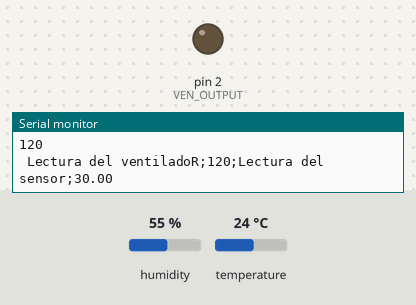
Bench run of a sketch on a simulated Arduino Uno, built with avr-gcc and run on an emulated ATmega328P. Shown: output pins drawn as LEDs (lit = HIGH), the last lines printed to the serial monitor. The inputs (shaded band) are chosen by the test bench; at power-on: temperature 24 °C, humidity 55 %.

Above: at 2.9 s.
3.0 s: temperature set to 27 °C
5.9 s: temperature set to 30 °C
At 7.5 s:
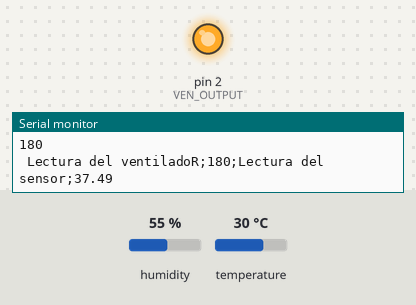
8.8 s: temperature set to 12 °C
At 11.9 s:
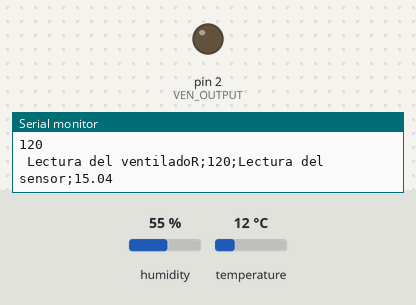
12.2 s: temperature set to 28 °C
At 14.5 s:
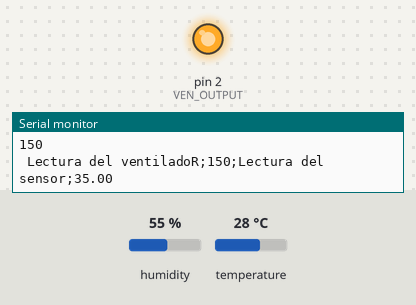
Timing chart, 0 to 16.0 s (numbered marks = the images above; inputs shaded):
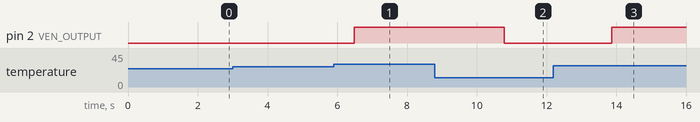

The sketch:

Arquitectura_SW_Dinamico.ino
```cpp
////////////// LIBRERIAS
#include <DHT.h>
#include <PID_v1.h>

/////////////// DEFINE EL SENSOR DE TEMPERATURA
#define DHTTYPE DHT11
#define DHTPIN 5
DHT dht(DHTPIN, DHTTYPE);

//////////// DEFINE LOS PINES DE SALIDA (ACTUADORES)
#define VEN_OUTPUT 2
#define LUZ_OUTPUT 3

///// CONSTANTES PID
double kp = 0.49412;
double ki = -0.00001;
double kd = 0;

////////// TIEMPO
unsigned long tiempoActual=0, tiempoPrevio=0;
double tiempoTranscurrido=0;

/////////// ERROR
double error=0;  ///// proporcional
double errorPrevio=0;
double errorAcu=0, cambError=0;  ////// integral y derivativo

/////// VARIABLES CONTROLAR
double entradaTemperatura=35, valorTemperatura=0;
double salidaPWM=0;
int salidaPWMLuz=0;
int salidaPWMVen=0;

////// ERROR SENSOR
int errorSensor=0;

/////////// escritura de archivo
const unsigned int NUMREADS = 12;
String readBuffer = "";
unsigned int readings[NUMREADS] = {0};
unsigned int readIndex = 0;

//PID myPID(&valorTemperatura, &salidaPWM, &entradaTemperatura, kp, ki, kd, DIRECT);

void setup() {
  //myPID.SetMode(AUTOMATIC);
  error=0;
  errorPrevio=0;
  errorAcu=0;
  cambError=0;  ////// integral y derivativo

/////// VARIABLES CONTROLAR
  valorTemperatura=0;
 salidaPWM=0;
 salidaPWMLuz=0;
 salidaPWMVen=0;
 errorSensor=0;
  Serial.begin(115600);
  dht.begin();
}

void loop() {
  leerTemperatura();
  calcularPID();
  delay(300);
}

/*
 * Se encarga de realizar la lectura de la temperatura
 */
void leerTemperatura(){
  int i = 0;
  while(i<5){
    valorTemperatura = valorTemperatura + dht.readTemperature();
    i++;
  }
  valorTemperatura = valorTemperatura/5;
}


/*
 * Calculo PID
 */
void calcularPID(){
  tiempoActual= millis();
  tiempoTranscurrido = tiempoActual - tiempoPrevio;
  tiempoPrevio = tiempoActual;

  error= entradaTemperatura - valorTemperatura;
  errorAcu += error*tiempoTranscurrido;
  cambError=  (error - errorPrevio)/tiempoTranscurrido;

  salidaPWM = kp*error + ki*errorAcu + kd*cambError;
  Serial.println("Este es el PWM solito");
  Serial.println(salidaPWM);
  salidaPWM = salidaPWM*-1;

  //////////// Valida la energia del Bombillo
  if(salidaPWM <= 0.5){
    ///// va el codigo de regular la energia
    salidaPWMLuz = salidaPWM;
    salidaPWMVen = 120;
    controlarVentilador(salidaPWMVen);
    Serial.println("Este es salida PWM por luz ");
     Serial.println(salidaPWMVen);

  }else{
    salidaPWMVen= salidaPWM;
    int y = map(salidaPWMVen,1,8,180,255);
    salidaPWMVen=mapeo(y);
    Serial.println("Este es salida PWM");
     Serial.println(salidaPWMVen);
    controlarVentilador(salidaPWMVen);
  }

  /*
  Serial.println("Este es salida PWM");
  Serial.println(salidaPWMVen);
  int y = map(salidaPWMVen,1,5,180,255);
  salidaPWMVen=mapeo(y);

  Serial.println("Este es Y");
  Serial.println(y);
  Serial.println("Este es salida PWM 2");
  Serial.println(salidaPWMVen);
  //salidaPWM= y;

  */
//  controlarVentilador();
  Serial.print(" Lectura del ventiladoR;");
  Serial.print(salidaPWMVen);
  Serial.print(";Lectura del sensor;");
  Serial.print(valorTemperatura);
  Serial.println("");

  errorPrevio = error;
}

/*
 * Funcion que se encarga de prender el ventilador
 */
void controlarVentilador(int salida){
  /*
  if(salidaPWM < 20){
    salidaPWM=0;
  }
  if(salidaPWM >255){
    salidaPWM=255;
  }*/
  analogWrite(VEN_OUTPUT, salida);
}

/*
 * Funcion que se encarga de controlar la Luz
 */
void controlarLuz (){
  analogWrite(LUZ_OUTPUT, salidaPWM);
}


int mapeo(int x1){
  int r=0;
  if (x1<55){
    r=0;
  }else{
    if(x1>= 55 && x1 < 180){
      r=150;
    }else{
      if(x1>=255){
        r=255;
      }else{
        r=x1;
      }

    }
  }
  return r;
}
```

Measured:
- the behaviour switches between 28 and 29 °C on temperature (found by bisection; images 0 and 1)
- after the input at 5.9 s, pin 2 (VEN_OUTPUT): LOW → HIGH after 0.59 s
- after the input at 8.8 s, pin 2 (VEN_OUTPUT): HIGH → LOW after 2.0 s
- after the input at 12.2 s, pin 2 (VEN_OUTPUT): LOW → HIGH after 1.7 s
